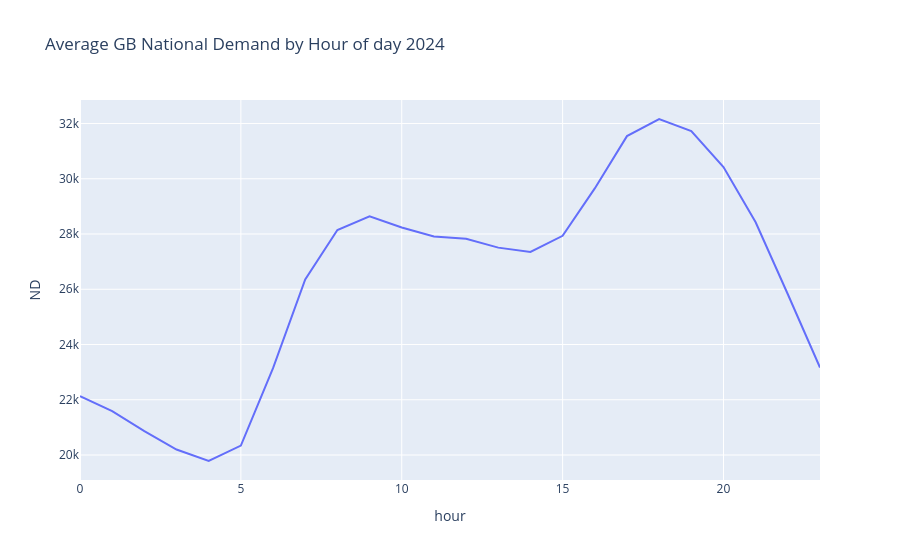

Here is the notebook cell this chart was saved with:
### Code cell
hourly_average = df.groupby('hour').ND.mean()

fig = px.line(hourly_average, y='ND', title='Average GB National Demand by Hour of day 2024')
fig.show()


# Check value counts - should be roughly 2/7 True, 5/7 False
print(df['is_weekend'].value_counts())

# Check a specific date you know - 1st Jan 2024 was a Monday
print(df.loc['2024-01-01', 'is_weekend'].iloc[0])  # should be False

# Check a weekend date - 6th Jan 2024 was a Saturday  
print(df.loc['2024-01-06', 'is_weekend'].iloc[0])  # should be True

### Figure 1 — Plotly figure (JSON) as saved in the notebook; plotly's stock layout.template omitted (floating-point values rounded to 4 significant figures)
{"data": [{"hovertemplate": "hour=%{x}<br>ND=%{y}<extra></extra>", "legendgroup": "", "line": {"color": "#636efa", "dash": "solid"}, "marker": {"symbol": "circle"}, "mode": "lines", "name": "", "orientation": "v", "showlegend": false, "type": "scatter", "x": [0, 1, 2, 3, 4, 5, 6, 7, 8, 9, 10, 11, 12, 13, 14, 15, 16, 17, 18, 19, 20, 21, 22, 23], "xaxis": "x", "y": [22130.0, 21590.0, 20870.0, 20200.0, 19780.0, 20340.0, 23140.0, 26350.0, 28150.0, 28640.0, 28240.0, 27910.0, 27820.0, 27510.0, 27350.0, 27940.0, 29650.0, 31540.0, 32160.0, 31730.0, 30420.0, 28420.0, 25820.0, 23170.0], "yaxis": "y"}], "layout": {"legend": {"tracegroupgap": 0}, "title": {"text": "Average GB National Demand by Hour of day 2024"}, "xaxis": {"anchor": "y", "domain": [0, 1], "title": {"text": "hour"}}, "yaxis": {"anchor": "x", "domain": [0, 1], "title": {"text": "ND"}}}}
